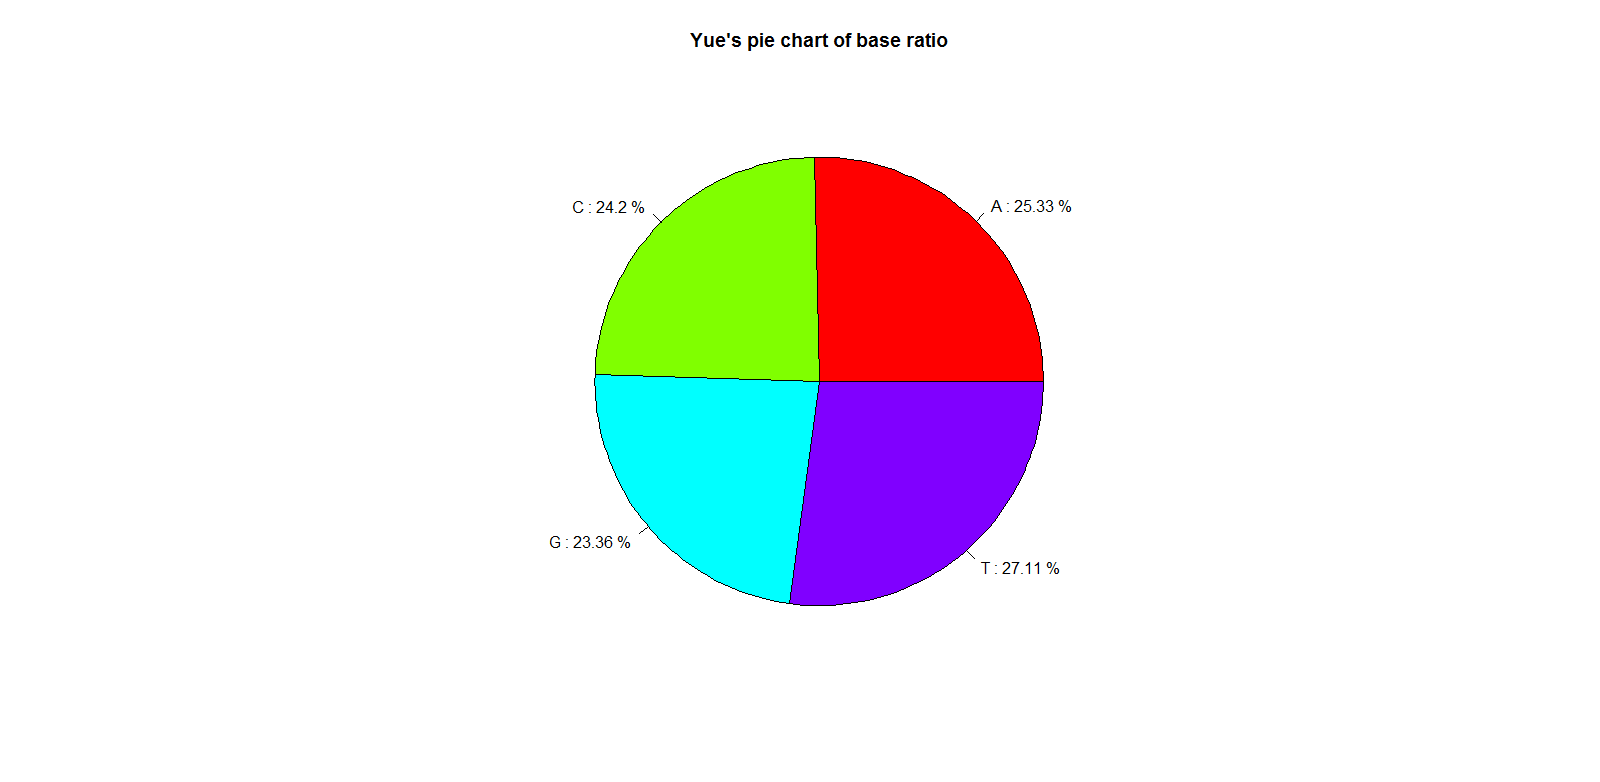

Reproduce this figure in R.
#来自：1516105024-徐帆-Rcode
setwd("D:/git/BioStat-2018/Assignment-1")#打开文件所在目录
S=length(LN <-readLines("tmp.fastq"))#将文件导入R,逐行读取文件，生成向量或列表，并计算向量长度（或列表中元素个数元素）
s=S/4#计算碱基序列条数
c=gsub("N","",LN[seq(from= 2,to= s,by= 4)])#从第二行开始，依次提取碱基序列所在行，步长为4，同时删除字符N
p=strsplit(c,"")# 将每行序列中的碱基单独拆分成为一个字符串
x=table(P=unlist(p))#将列表转化为向量，并计算出相同元素的个数
v<-paste(names(x),":" ,round(100*x/sum(x), 2),"%") #计算出碱基的频率
pie(x,labels= v ,col=rainbow(length(x)),main = "Yue's pie chart of base ratio")#生成饼图
print(s)#输出碱基序列条数
